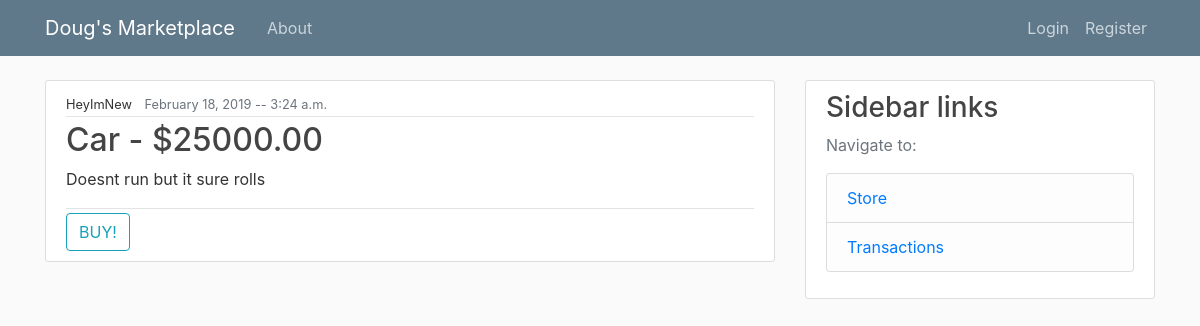
The page /post/8/ on the database its author committed.
### blog/models.py (models this page shows, shortened)
class Post(models.Model):
    name = models.CharField(max_length=100)
    description = models.TextField()
    date_posted = models.DateTimeField(default=timezone.now)
    price = models.DecimalField(max_digits=8, decimal_places=2)
    "Foreign key --> One user has many posts, but each post only has one user"
    "Models cascade deletes the post if author User is deleted"
    author = models.ForeignKey(User, on_delete=models.CASCADE)

### blog/views.py (the view)
# urls.py: path('post/<int:pk>/', PostDetailView.as_view(), name='post-detail'),
class PostDetailView(DetailView):
    model = Post

### blog/templates/blog/post_detail.html (shortened to what this page needs)
{% extends "blog/base.html" %}
{% block content %}
            <article class="media content-section">
              <div class="media-body">
                <div class="article-metadata">
                  <small class="mr-2" href="#">{{ object.author }}</small>
                  <small class="text-muted">{{ object.date_posted|date:'F d, Y -- P' }}</small>
                </div>
                <h2 class="article-title">{{ object.name }} - ${{ object.price }}</h2>
                <p class="article-content">{{ object.description }}</p>
                  <div class="article-metadata"></div>
                  {% if object.author != user %}
                    <form action="{% url 'itemsold' object.id %}" method="POST">
                    <button class="btn btn-outline-info" type="submit">BUY!</button>
                    </form>
                  {% endif %}
              </div>
            </article>
{%endblock content%}

### blog/static/blog/main.css (style rules this page uses)
body { background: #fafafa; color: #333333; margin-top: 5rem; }
h1, h2, h3, h4, h5, h6 { color: #444444; }
.content-section { background: #ffffff; padding: 10px 20px; border: 1px solid #dddddd; border-radius: 3px; margin-bottom: 20px; }
.article-title { color: #444444; }
.article-content { white-space: pre-line; }
.article-metadata { padding-bottom: 1px; margin-bottom: 4px; border-bottom: 1px solid #e3e3e3 }

### rows shown on the page
Post: author "HeyImNew", date_posted "February 18, 2019 -- 3:24 a.m.", name "Car", price "25000.00", description "Doesnt run but it sure rolls"
